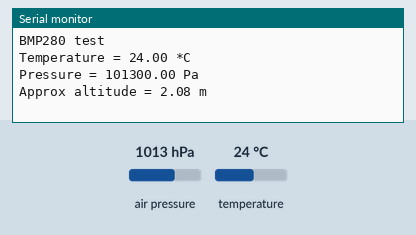
Recording of a sketch running on a simulated Arduino Uno, built with avr-gcc and run on an emulated ATmega328P. Shown: the last lines printed to the serial monitor. The inputs (shaded band) are chosen by the test bench; at power-on: air pressure 1013 hPa, temperature 24 °C.

Above: at 1.2 s.
1.3 s: air pressure set to 952 hPa
At 2.5 s:
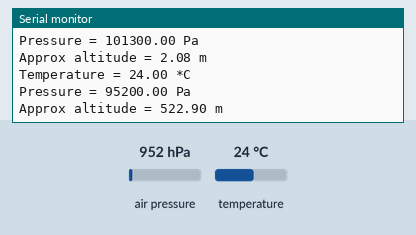
3.6 s: temperature set to 12 °C
At 4.5 s:
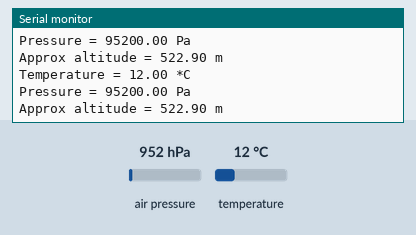
5.9 s: air pressure set to 975 hPa
At 6.6 s:
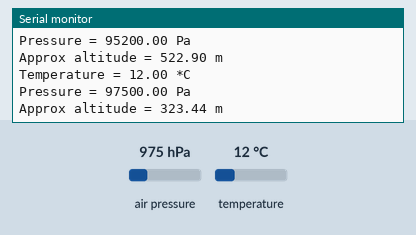
Timing chart, 0 to 8.9 s (numbered marks = the images above; inputs shaded):
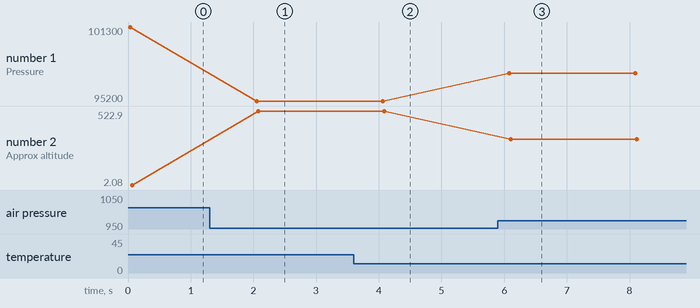

Measured:
- after the input at 1.3 s, the serial monitor: prints a new line after 0.75 s (image 1)
- after the input at 3.6 s, the serial monitor: prints a new line after 0.44 s (image 2)
- after the input at 5.9 s, the serial monitor: prints a new line after 0.18 s (image 3)
- plotted number 1: 101300 → 95200 after the input at 1.3 s, 95200 → 97500 after the input at 5.9 s
- plotted number 2: 2.08 → 522.9 after the input at 1.3 s, 522.9 → 323.44 after the input at 5.9 s

The sketch:

bmp280test.ino
```cpp
#include <Adafruit_Sensor.h>
#include <Adafruit_BMP280.h>

#define BMP_SCK 13
#define BMP_MISO 12
#define BMP_MOSI 11
#define BMP_CS 10

Adafruit_BMP280 bme; // I2C
//Adafruit_BMP280 bme(BMP_CS); // hardware SPI
//Adafruit_BMP280 bme(BMP_CS, BMP_MOSI, BMP_MISO,  BMP_SCK);

void setup() {
  Serial.begin(9600);
  Serial.println(F("BMP280 test"));

  if (!bme.begin()) {
    Serial.println(F("Could not find a valid BMP280 sensor, check wiring!"));
    while (1);
  }
}

void loop() {
    Serial.print(F("Temperature = "));
    Serial.print(bme.readTemperature());
    Serial.println(" *C");

    Serial.print(F("Pressure = "));
    Serial.print(bme.readPressure());
    Serial.println(" Pa");

    Serial.print(F("Approx altitude = "));
    Serial.print(bme.readAltitude(1013.25)); // this should be adjusted to your local forcase
    Serial.println(" m");

    Serial.println();
    delay(2000);

}
```
